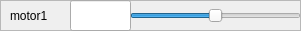
       <widget class="QFrame" name="frame_9">
        <property name="geometry">
         <rect>
          <x>0</x>
          <y>270</y>
          <width>301</width>
          <height>31</height>
         </rect>
        </property>
        <property name="frameShape">
         <enum>QFrame::StyledPanel</enum>
        </property>
        <property name="frameShadow">
         <enum>QFrame::Raised</enum>
        </property>
        <widget class="QSlider" name="motor1">
         <property name="geometry">
          <rect>
           <x>130</x>
           <y>0</y>
           <width>171</width>
           <height>31</height>
          </rect>
         </property>
         <property name="minimum">
          <number>-50</number>
         </property>
         <property name="maximum">
          <number>50</number>
         </property>
         <property name="orientation">
          <enum>Qt::Horizontal</enum>
         </property>
        </widget>
        <widget class="QLabel" name="label_8">
         <property name="geometry">
          <rect>
           <x>10</x>
           <y>0</y>
           <width>91</width>
           <height>31</height>
          </rect>
         </property>
         <property name="text">
          <string>motor1</string>
         </property>
        </widget>
        <widget class="QLineEdit" name="setPoint_motor1">
         <property name="geometry">
          <rect>
           <x>70</x>
           <y>0</y>
           <width>61</width>
           <height>31</height>
          </rect>
         </property>
         <property name="readOnly">
          <bool>true</bool>
         </property>
        </widget>
       </widget>
